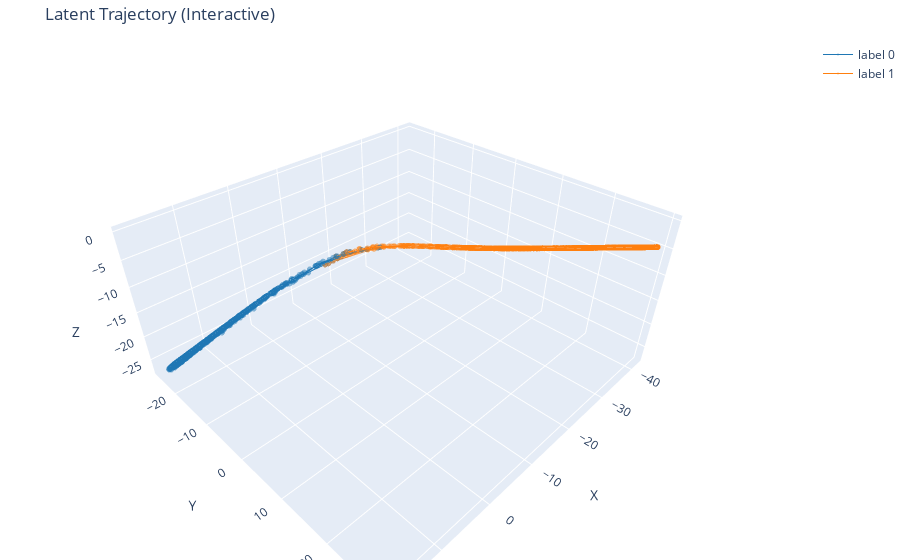

The cell this chart's notebook holds for it:
### Code cell
z_latent, mu_latent, _ = model.encoder(dataset.neural.data.unsqueeze(0).unsqueeze(0))
z_latent = z_latent.squeeze()
mu_latent = mu_latent.squeeze()
plot_latent_trajectory_interactive(mu_latent, labels_lorenz, markersize=2)

### Figure 1 — Plotly figure (JSON) as saved in the notebook; plotly's stock layout.template omitted (floating-point values rounded to 4 significant figures; data arrays with more than 128 entries replaced by an {"elided": "..."} marker saying what was removed)
{"data": [{"line": {"color": "rgb(31,119,180)", "width": 1}, "marker": {"color": "rgb(31,119,180)", "opacity": 0.5, "size": 2}, "mode": "lines+markers", "name": "label 0", "showlegend": true, "type": "scatter3d", "x": [-1.622], "y": [1.174], "z": [-0.6533]}, {"line": {"color": "rgb(255,127,14)", "width": 1}, "marker": {"color": "rgb(255,127,14)", "opacity": 0.5, "size": 2}, "mode": "lines+markers", "name": "label 1", "showlegend": true, "type": "scatter3d", "x": {"elided": "132 float values"}, "y": {"elided": "132 float values"}, "z": {"elided": "132 float values"}}, {"line": {"color": "rgb(31,119,180)", "width": 1}, "marker": {"color": "rgb(31,119,180)", "opacity": 0.5, "size": 2}, "mode": "lines+markers", "name": "label 0", "showlegend": false, "type": "scatter3d", "x": {"elided": "852 float values"}, "y": {"elided": "852 float values"}, "z": {"elided": "852 float values"}}, {"line": {"color": "rgb(255,127,14)", "width": 1}, "marker": {"color": "rgb(255,127,14)", "opacity": 0.5, "size": 2}, "mode": "lines+markers", "name": "label 1", "showlegend": false, "type": "scatter3d", "x": {"elided": "161 float values"}, "y": {"elided": "161 float values"}, "z": {"elided": "161 float values"}}, {"line": {"color": "rgb(31,119,180)", "width": 1}, "marker": {"color": "rgb(31,119,180)", "opacity": 0.5, "size": 2}, "mode": "lines+markers", "name": "label 0", "showlegend": false, "type": "scatter3d", "x": {"elided": "716 float values"}, "y": {"elided": "716 float values"}, "z": {"elided": "716 float values"}}, {"line": {"color": "rgb(255,127,14)", "width": 1}, "marker": {"color": "rgb(255,127,14)", "opacity": 0.5, "size": 2}, "mode": "lines+markers", "name": "label 1", "showlegend": false, "type": "scatter3d", "x": {"elided": "167 float values"}, "y": {"elided": "167 float values"}, "z": {"elided": "167 float values"}}, {"line": {"color": "rgb(31,119,180)", "width": 1}, "marker": {"color": "rgb(31,119,180)", "opacity": 0.5, "size": 2}, "mode": "lines+markers", "name": "label 0", "showlegend": false, "type": "scatter3d", "x": {"elided": "157 float values"}, "y": {"elided": "157 float values"}, "z": {"elided": "157 float values"}}, {"line": {"color": "rgb(255,127,14)", "width": 1}, "marker": {"color": "rgb(255,127,14)", "opacity": 0.5, "size": 2}, "mode": "lines+markers", "name": "label 1", "showlegend": false, "type": "scatter3d", "x": {"elided": "607 float values"}, "y": {"elided": "607 float values"}, "z": {"elided": "607 float values"}}, {"line": {"color": "rgb(31,119,180)", "width": 1}, "marker": {"color": "rgb(31,119,180)", "opacity": 0.5, "size": 2}, "mode": "lines+markers", "name": "label 0", "showlegend": false, "type": "scatter3d", "x": {"elided": "582 float values"}, "y": {"elided": "582 float values"}, "z": {"elided": "582 float values"}}, {"line": {"color": "rgb(255,127,14)", "width": 1}, "marker": {"color": "rgb(255,127,14)", "opacity": 0.5, "size": 2}, "mode": "lines+markers", "name": "label 1", "showlegend": false, "type": "scatter3d", "x": {"elided": "154 float values"}, "y": {"elided": "154 float values"}, "z": {"elided": "154 float values"}}, {"line": {"color": "rgb(31,119,180)", "width": 1}, "marker": {"color": "rgb(31,119,180)", "opacity": 0.5, "size": 2}, "mode": "lines+markers", "name": "label 0", "showlegend": false, "type": "scatter3d", "x": {"elided": "307 float values"}, "y": {"elided": "307 float values"}, "z": {"elided": "307 float values"}}, {"line": {"color": "rgb(255,127,14)", "width": 1}, "marker": {"color": "rgb(255,127,14)", "opacity": 0.5, "size": 2}, "mode": "lines+markers", "name": "label 1", "showlegend": false, "type": "scatter3d", "x": {"elided": "163 float values"}, "y": {"elided": "163 float values"}, "z": {"elided": "163 float values"}}, {"line": {"color": "rgb(31,119,180)", "width": 1}, "marker": {"color": "rgb(31,119,180)", "opacity": 0.5, "size": 2}, "mode": "lines+markers", "name": "label 0", "showlegend": false, "type": "scatter3d", "x": {"elided": "155 float values"}, "y": {"elided": "155 float values"}, "z": {"elided": "155 float values"}}, {"line": {"color": "rgb(255,127,14)", "width": 1}, "marker": {"color": "rgb(255,127,14)", "opacity": 0.5, "size": 2}, "mode": "lines+markers", "name": "label 1", "showlegend": false, "type": "scatter3d", "x": {"elided": "458 float values"}, "y": {"elided": "458 float values"}, "z": {"elided": "458 float values"}}, {"line": {"color": "rgb(31,119,180)", "width": 1}, "marker": {"color": "rgb(31,119,180)", "opacity": 0.5, "size": 2}, "mode": "lines+markers", "name": "label 0", "showlegend": false, "type": "scatter3d", "x": {"elided": "402 float values"}, "y": {"elided": "402 float values"}, "z": {"elided": "402 float values"}}], "layout": {"margin": {"b": 0, "l": 0, "r": 0, "t": 40}, "scene": {"xaxis": {"title": {"text": "X"}}, "yaxis": {"title": {"text": "Y"}}, "zaxis": {"title": {"text": "Z"}}}, "title": {"text": "Latent Trajectory (Interactive)"}}}
